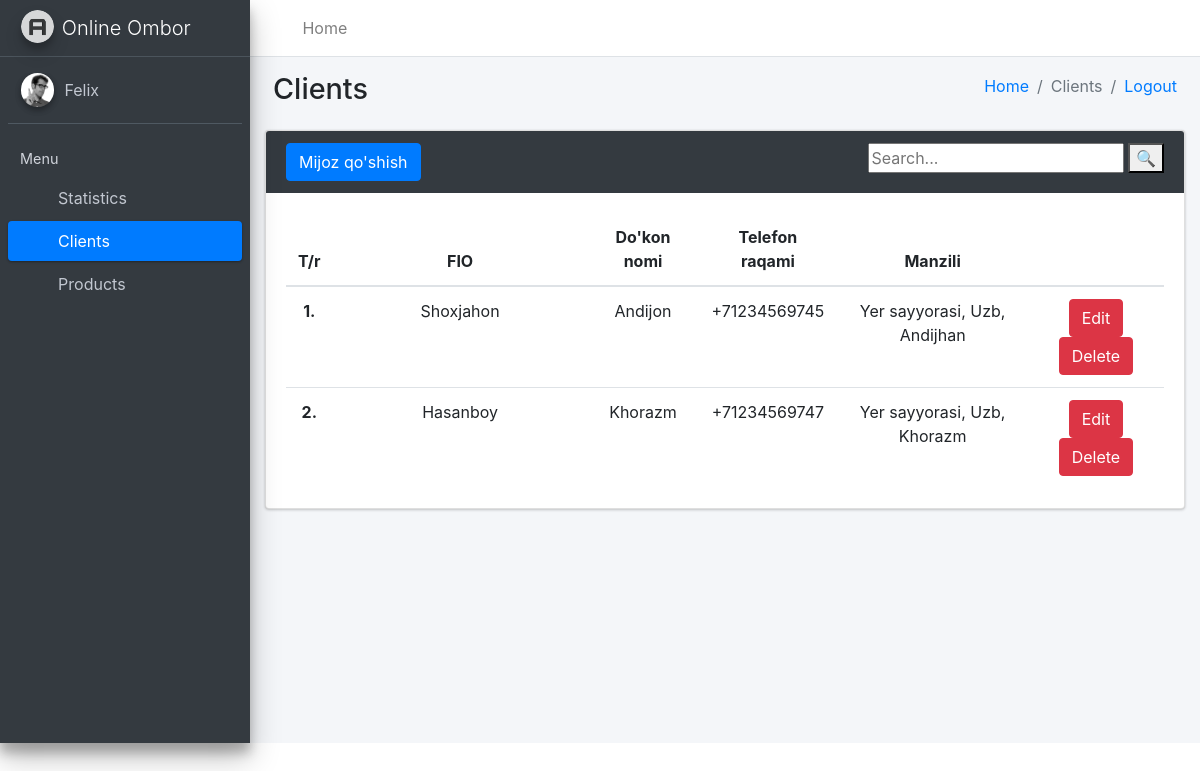
Before: /asosiy/clientlar/ (signed in) with the older database file.
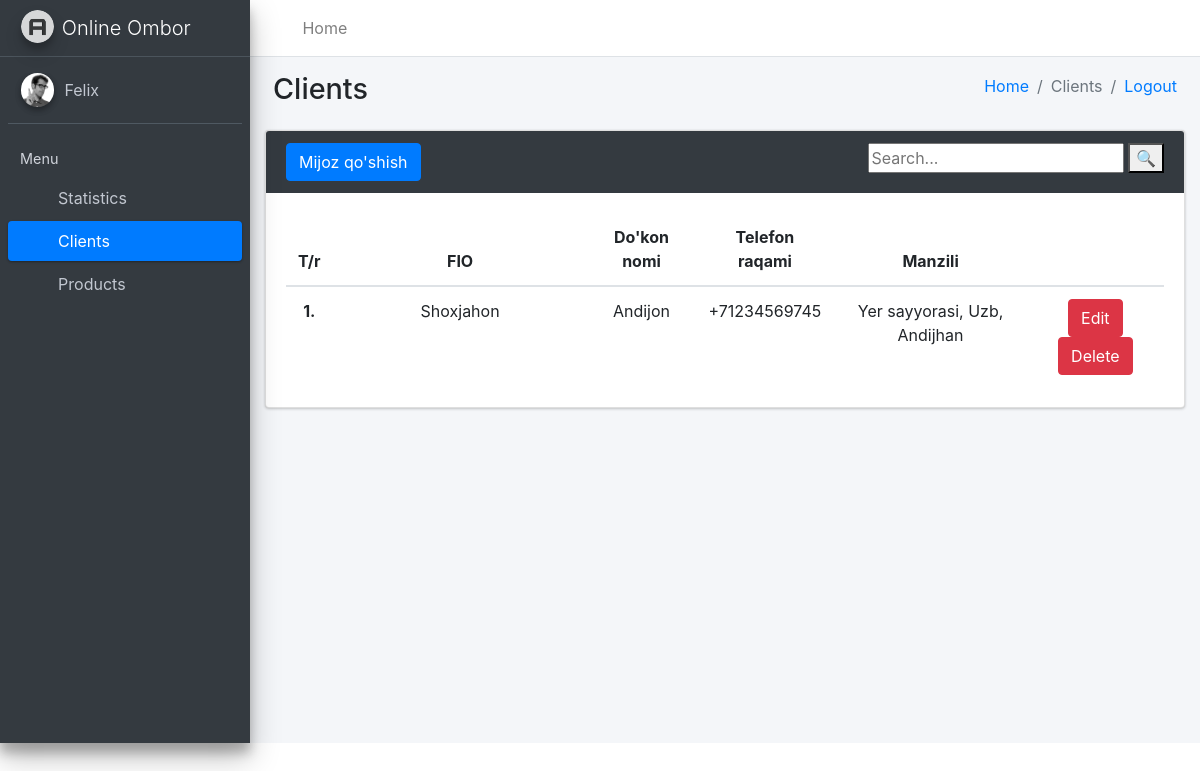
After: the same page with the newer database file.
### asosiy/models.py (models this page shows, shortened)
class Client(models.Model):
    ism = models.CharField(max_length=30)
    nom = models.CharField(max_length=30)
    manzil = models.CharField(max_length=50)
    tel = models.CharField(max_length=20)
    qarz = models.CharField(max_length=20)
    ombor = models.ForeignKey(Ombor, on_delete=models.CASCADE)

### asosiy/views.py (the view)
# urls.py: path('clientlar/', ClientsView.as_view()),
class ClientsView(View):
    def get(self, request):
        ombor1 = Ombor.objects.get(user=request.user)
        soz = request.GET.get('soz')
        if soz is None or soz == "":
            st = Client.objects.filter(ombor=ombor1)
        else:
            st = Client.objects.filter(Q(ombor=ombor1), Q(ism__contains=soz) | Q(nom__contains=soz) | Q(manzil__contains=soz) | Q(tel__contains=soz))
        data = {'clientlar': st}
        return render(request, 'clients.html', data)

### templates/clients.html (shortened to what the changed rows need)
<!DOCTYPE html>
<html lang="en">
<head>
  {% load static %}
  <link rel="stylesheet" href="{% static 'plugins/fontawesome-free/css/all.min.css' %}">
  <link rel="stylesheet" href="https://code.ionicframework.com/ionicons/2.0.1/css/ionicons.min.css">
  <link rel="stylesheet" href="{% static 'dist/css/adminlte.min.css' %}">
  <link rel="stylesheet" href="https://maxcdn.bootstrapcdn.com/bootstrap/4.5.2/css/bootstrap.min.css">
</head>
<body class="hold-transition sidebar-mini">
<div class="wrapper">
  <div class="content-wrapper">
    <div class="content-header">
      <div class="container-fluid">
        <div class="row mb-2">
          <div class="col-sm-6">
            <h1 class="m-0">Clients</h1>
          </div>
        </div>
      </div>
    </div>
    <div class="col-md-12">
        <div class="card card-dark">
            <div class="card-body">
                <table class="table" style="text-align: center;">
                    <thead>
                        <tr>
                            <th scope="col" style="width: 15px">T/r</th>
                            <th scope="col" style="width: 255px; text-align: center;">FIO</th>
                            <th scope="col" style="text-align: center;">Do'kon nomi</th>
                            <th scope="col" style="text-align: center;">Telefon raqami</th>
                            <th scope="col" style="text-align: center;">Manzili</th>
                            <th scope="col" style="text-align: center;"></th>
                        </tr>
                    </thead>
                    <tbody>
                        <tr>
                        {% for i in clientlar %}
                            <th scope="row">{{i.id}}.</th>
                            <td>{{i.ism}}</td>
                            <td>{{i.nom}}</td>
                            <td>{{i.tel}}</td>
                            <td>{{i.manzil}}</td>
                            <td><a href="/asosiy/client_edit/{{i.id}}/"><button type="submit" class="btn btn-danger" data-toggle="modal">Edit</button></a>
                            <a href="/asosiy/client_delete/{{i.id}}/"><button type="submit" class="btn btn-danger" data-toggle="modal">Delete</button></a></td>
                          </tr>{% endfor %}
                    </tbody>
                </table>
            </div>
        </div>
    </div>
</body>
</html>

Changed rows visible on the page:
removed Client: id "2", ism "Hasanboy", nom "Khorazm", tel "+71234569747", manzil "Yer sayyorasi, Uzb, Khorazm"
